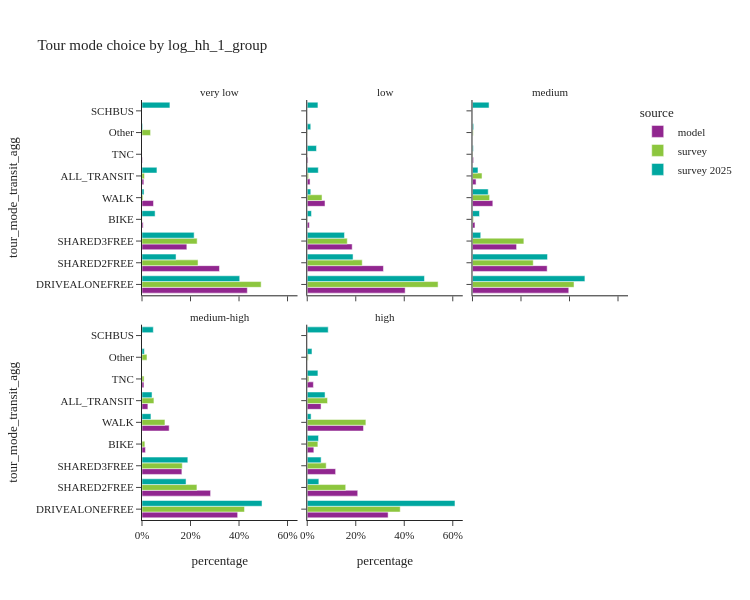
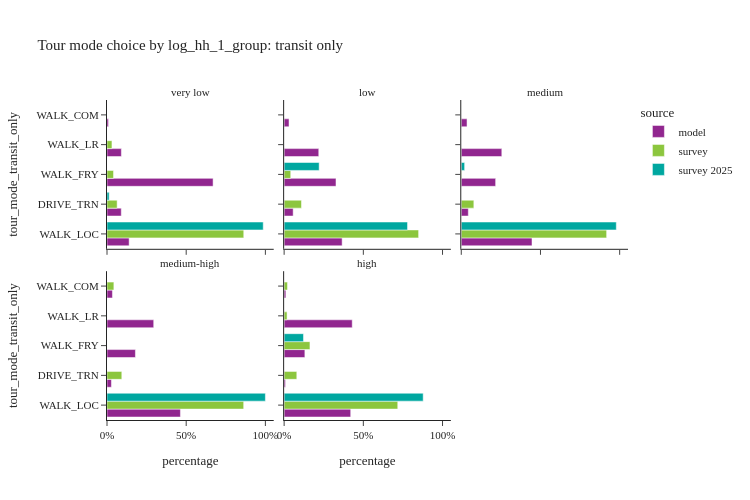

Source (notebook cell) for these figures, in order:
### Code cell
tour_mode_choice_seg(segment_col='log_hh_1_group', height=[600, 500])

### Figure 1 — Plotly figure (JSON) as saved in the notebook; plotly's stock layout.template omitted (floating-point values rounded to 4 significant figures)
{"data": [{"alignmentgroup": "True", "customdata": [[302614], [222608], [128823], [3366], [33062], [5279], [1147]], "hovertemplate": "source=model<br>log_hh_1_group=very low<br>percentage=%{x}<br>tour_mode_transit_agg=%{y}<br>sample_size=%{customdata[0]}<extra></extra>", "legendgroup": "model", "marker": {"color": "#91268F", "pattern": {"shape": ""}}, "name": "model", "offsetgroup": "model", "orientation": "h", "showlegend": true, "textposition": "auto", "type": "bar", "x": [0.4342, 0.3194, 0.1849, 0.00483, 0.04744, 0.007575, 0.001646], "xaxis": "x4", "y": ["DRIVEALONEFREE", "SHARED2FREE", "SHARED3FREE", "BIKE", "WALK", "ALL_TRANSIT", "TNC"], "yaxis": "y4"}, {"alignmentgroup": "True", "customdata": [[295517], [229972], [135645], [6373], [53624], [8495], [2398]], "hovertemplate": "source=model<br>log_hh_1_group=low<br>percentage=%{x}<br>tour_mode_transit_agg=%{y}<br>sample_size=%{customdata[0]}<extra></extra>", "legendgroup": "model", "marker": {"color": "#91268F", "pattern": {"shape": ""}}, "name": "model", "offsetgroup": "model", "orientation": "h", "showlegend": false, "textposition": "auto", "type": "bar", "x": [0.4037, 0.3142, 0.1853, 0.008706, 0.07325, 0.0116, 0.003276], "xaxis": "x5", "y": ["DRIVEALONEFREE", "SHARED2FREE", "SHARED3FREE", "BIKE", "WALK", "ALL_TRANSIT", "TNC"], "yaxis": "y5"}, {"alignmentgroup": "True", "customdata": [[575943], [446735], [263825], [14856], [121670], [21412], [6485]], "hovertemplate": "source=model<br>log_hh_1_group=medium<br>percentage=%{x}<br>tour_mode_transit_agg=%{y}<br>sample_size=%{customdata[0]}<extra></extra>", "legendgroup": "model", "marker": {"color": "#91268F", "pattern": {"shape": ""}}, "name": "model", "offsetgroup": "model", "orientation": "h", "showlegend": false, "textposition": "auto", "type": "bar", "x": [0.3969, 0.3079, 0.1818, 0.01024, 0.08386, 0.01476, 0.00447], "xaxis": "x6", "y": ["DRIVEALONEFREE", "SHARED2FREE", "SHARED3FREE", "BIKE", "WALK", "ALL_TRANSIT", "TNC"], "yaxis": "y6"}, {"alignmentgroup": "True", "customdata": [[517461], [370962], [215698], [18700], [146929], [31781], [10447]], "hovertemplate": "source=model<br>log_hh_1_group=medium-high<br>percentage=%{x}<br>tour_mode_transit_agg=%{y}<br>sample_size=%{customdata[0]}<extra></extra>", "legendgroup": "model", "marker": {"color": "#91268F", "pattern": {"shape": ""}}, "name": "model", "offsetgroup": "model", "orientation": "h", "showlegend": false, "textposition": "auto", "type": "bar", "x": [0.3944, 0.2828, 0.1644, 0.01425, 0.112, 0.02422, 0.007963], "xaxis": "x", "y": ["DRIVEALONEFREE", "SHARED2FREE", "SHARED3FREE", "BIKE", "WALK", "ALL_TRANSIT", "TNC"], "yaxis": "y"}, {"alignmentgroup": "True", "customdata": [[357452], [223110], [125424], [29155], [248678], [61027], [27188]], "hovertemplate": "source=model<br>log_hh_1_group=high<br>percentage=%{x}<br>tour_mode_transit_agg=%{y}<br>sample_size=%{customdata[0]}<extra></extra>", "legendgroup": "model", "marker": {"color": "#91268F", "pattern": {"shape": ""}}, "name": "model", "offsetgroup": "model", "orientation": "h", "showlegend": false, "textposition": "auto", "type": "bar", "x": [0.3334, 0.2081, 0.117, 0.0272, 0.232, 0.05693, 0.02536], "xaxis": "x2", "y": ["DRIVEALONEFREE", "SHARED2FREE", "SHARED3FREE", "BIKE", "WALK", "ALL_TRANSIT", "TNC"], "yaxis": "y2"}, {"alignmentgroup": "True", "customdata": [[293], [130], [91], [2], [18], [13], [14]], "hovertemplate": "source=survey<br>log_hh_1_group=very low<br>percentage=%{x}<br>tour_mode_transit_agg=%{y}<br>sample_size=%{customdata[0]}<extra></extra>", "legendgroup": "survey", "marker": {"color": "#8CC63E", "pattern": {"shape": ""}}, "name": "survey", "offsetgroup": "survey", "orientation": "h", "showlegend": true, "textposition": "auto", "type": "bar", "x": [0.4912, 0.231, 0.2274, 0.0006127, 0.004361, 0.009996, 0.03533], "xaxis": "x4", "y": ["DRIVEALONEFREE", "SHARED2FREE", "SHARED3FREE", "BIKE", "WALK", "ALL_TRANSIT", "Other"], "yaxis": "y4"}, {"alignmentgroup": "True", "customdata": [[280], [138], [92], [7], [52], [19], [2], [3]], "hovertemplate": "source=survey<br>log_hh_1_group=low<br>percentage=%{x}<br>tour_mode_transit_agg=%{y}<br>sample_size=%{customdata[0]}<extra></extra>", "legendgroup": "survey", "marker": {"color": "#8CC63E", "pattern": {"shape": ""}}, "name": "survey", "offsetgroup": "survey", "orientation": "h", "showlegend": false, "textposition": "auto", "type": "bar", "x": [0.5395, 0.2267, 0.1651, 0.001441, 0.06092, 0.005381, 7.548e-05, 0.0008666], "xaxis": "x5", "y": ["DRIVEALONEFREE", "SHARED2FREE", "SHARED3FREE", "BIKE", "WALK", "ALL_TRANSIT", "TNC", "Other"], "yaxis": "y5"}, {"alignmentgroup": "True", "customdata": [[569], [236], [183], [15], [111], [54], [4], [4]], "hovertemplate": "source=survey<br>log_hh_1_group=medium<br>percentage=%{x}<br>tour_mode_transit_agg=%{y}<br>sample_size=%{customdata[0]}<extra></extra>", "legendgroup": "survey", "marker": {"color": "#8CC63E", "pattern": {"shape": ""}}, "name": "survey", "offsetgroup": "survey", "orientation": "h", "showlegend": false, "textposition": "auto", "type": "bar", "x": [0.4186, 0.2506, 0.2119, 0.004188, 0.07059, 0.03936, 0.001612, 0.003195], "xaxis": "x6", "y": ["DRIVEALONEFREE", "SHARED2FREE", "SHARED3FREE", "BIKE", "WALK", "ALL_TRANSIT", "TNC", "Other"], "yaxis": "y6"}, {"alignmentgroup": "True", "customdata": [[592], [325], [185], [30], [171], [95], [10], [13]], "hovertemplate": "source=survey<br>log_hh_1_group=medium-high<br>percentage=%{x}<br>tour_mode_transit_agg=%{y}<br>sample_size=%{customdata[0]}<extra></extra>", "legendgroup": "survey", "marker": {"color": "#8CC63E", "pattern": {"shape": ""}}, "name": "survey", "offsetgroup": "survey", "orientation": "h", "showlegend": false, "textposition": "auto", "type": "bar", "x": [0.4227, 0.2265, 0.1661, 0.01184, 0.09464, 0.04918, 0.008557, 0.02058], "xaxis": "x", "y": ["DRIVEALONEFREE", "SHARED2FREE", "SHARED3FREE", "BIKE", "WALK", "ALL_TRANSIT", "TNC", "Other"], "yaxis": "y"}, {"alignmentgroup": "True", "customdata": [[868], [360], [189], [175], [925], [361], [26], [37]], "hovertemplate": "source=survey<br>log_hh_1_group=high<br>percentage=%{x}<br>tour_mode_transit_agg=%{y}<br>sample_size=%{customdata[0]}<extra></extra>", "legendgroup": "survey", "marker": {"color": "#8CC63E", "pattern": {"shape": ""}}, "name": "survey", "offsetgroup": "survey", "orientation": "h", "showlegend": false, "textposition": "auto", "type": "bar", "x": [0.3833, 0.1586, 0.07817, 0.04378, 0.2418, 0.08365, 0.006619, 0.004019], "xaxis": "x2", "y": ["DRIVEALONEFREE", "SHARED2FREE", "SHARED3FREE", "BIKE", "WALK", "ALL_TRANSIT", "TNC", "Other"], "yaxis": "y2"}, {"alignmentgroup": "True", "customdata": [[116], [45], [27], [5], [6], [14], [25], [2]], "hovertemplate": "source=survey 2025<br>log_hh_1_group=very low<br>percentage=%{x}<br>tour_mode_transit_agg=%{y}<br>sample_size=%{customdata[0]}<extra></extra>", "legendgroup": "survey 2025", "marker": {"color": "#00A7A0", "pattern": {"shape": ""}}, "name": "survey 2025", "offsetgroup": "survey 2025", "orientation": "h", "showlegend": true, "textposition": "auto", "type": "bar", "x": [0.4029, 0.1404, 0.215, 0.054, 0.008315, 0.06165, 0.1151, 0.002697], "xaxis": "x4", "y": ["DRIVEALONEFREE", "SHARED2FREE", "SHARED3FREE", "BIKE", "WALK", "ALL_TRANSIT", "SCHBUS", "Other"], "yaxis": "y4"}, {"alignmentgroup": "True", "customdata": [[85], [32], [22], [3], [7], [10], [15], [1], [3]], "hovertemplate": "source=survey 2025<br>log_hh_1_group=low<br>percentage=%{x}<br>tour_mode_transit_agg=%{y}<br>sample_size=%{customdata[0]}<extra></extra>", "legendgroup": "survey 2025", "marker": {"color": "#00A7A0", "pattern": {"shape": ""}}, "name": "survey 2025", "offsetgroup": "survey 2025", "orientation": "h", "showlegend": false, "textposition": "auto", "type": "bar", "x": [0.4834, 0.1889, 0.1535, 0.01742, 0.0146, 0.04558, 0.04407, 0.0381, 0.01446], "xaxis": "x5", "y": ["DRIVEALONEFREE", "SHARED2FREE", "SHARED3FREE", "BIKE", "WALK", "ALL_TRANSIT", "SCHBUS", "TNC", "Other"], "yaxis": "y5"}, {"alignmentgroup": "True", "customdata": [[147], [59], [18], [5], [14], [13], [22], [1], [5]], "hovertemplate": "source=survey 2025<br>log_hh_1_group=medium<br>percentage=%{x}<br>tour_mode_transit_agg=%{y}<br>sample_size=%{customdata[0]}<extra></extra>", "legendgroup": "survey 2025", "marker": {"color": "#00A7A0", "pattern": {"shape": ""}}, "name": "survey 2025", "offsetgroup": "survey 2025", "orientation": "h", "showlegend": false, "textposition": "auto", "type": "bar", "x": [0.4635, 0.3093, 0.03404, 0.02894, 0.06495, 0.02268, 0.06839, 0.00336, 0.004825], "xaxis": "x6", "y": ["DRIVEALONEFREE", "SHARED2FREE", "SHARED3FREE", "BIKE", "WALK", "ALL_TRANSIT", "SCHBUS", "TNC", "Other"], "yaxis": "y6"}, {"alignmentgroup": "True", "customdata": [[99], [33], [31], [10], [14], [14], [5]], "hovertemplate": "source=survey 2025<br>log_hh_1_group=medium-high<br>percentage=%{x}<br>tour_mode_transit_agg=%{y}<br>sample_size=%{customdata[0]}<extra></extra>", "legendgroup": "survey 2025", "marker": {"color": "#00A7A0", "pattern": {"shape": ""}}, "name": "survey 2025", "offsetgroup": "survey 2025", "orientation": "h", "showlegend": false, "textposition": "auto", "type": "bar", "x": [0.4948, 0.1816, 0.1889, 0.03688, 0.0414, 0.04669, 0.009669], "xaxis": "x", "y": ["DRIVEALONEFREE", "SHARED2FREE", "SHARED3FREE", "WALK", "ALL_TRANSIT", "SCHBUS", "Other"], "yaxis": "y"}, {"alignmentgroup": "True", "customdata": [[52], [9], [4], [3], [5], [11], [5], [1], [3]], "hovertemplate": "source=survey 2025<br>log_hh_1_group=high<br>percentage=%{x}<br>tour_mode_transit_agg=%{y}<br>sample_size=%{customdata[0]}<extra></extra>", "legendgroup": "survey 2025", "marker": {"color": "#00A7A0", "pattern": {"shape": ""}}, "name": "survey 2025", "offsetgroup": "survey 2025", "orientation": "h", "showlegend": false, "textposition": "auto", "type": "bar", "x": [0.6091, 0.04786, 0.05727, 0.04646, 0.01586, 0.07342, 0.08645, 0.04402, 0.01952], "xaxis": "x2", "y": ["DRIVEALONEFREE", "SHARED2FREE", "SHARED3FREE", "BIKE", "WALK", "ALL_TRANSIT", "SCHBUS", "TNC", "Other"], "yaxis": "y2"}], "layout": {"annotations": [{"font": {}, "showarrow": false, "text": "medium-high", "x": 0.16, "xanchor": "center", "xref": "paper", "y": 0.465, "yanchor": "bottom", "yref": "paper"}, {"font": {}, "showarrow": false, "text": "high", "x": 0.5, "xanchor": "center", "xref": "paper", "y": 0.465, "yanchor": "bottom", "yref": "paper"}, {"font": {}, "showarrow": false, "text": "very low", "x": 0.16, "xanchor": "center", "xref": "paper", "y": 1.0, "yanchor": "bottom", "yref": "paper"}, {"font": {}, "showarrow": false, "text": "low", "x": 0.5, "xanchor": "center", "xref": "paper", "y": 1.0, "yanchor": "bottom", "yref": "paper"}, {"font": {}, "showarrow": false, "text": "medium", "x": 0.84, "xanchor": "center", "xref": "paper", "y": 1.0, "yanchor": "bottom", "yref": "paper"}], "barmode": "group", "height": 600, "legend": {"title": {"text": "source"}, "tracegroupgap": 0}, "title": {"text": "Tour mode choice by log_hh_1_group"}, "width": 750, "xaxis": {"anchor": "y", "domain": [0.0, 0.32], "tickformat": ".0%", "title": {"text": "percentage"}}, "xaxis2": {"anchor": "y2", "domain": [0.34, 0.66], "matches": "x", "tickformat": ".0%", "title": {"text": "percentage"}}, "xaxis3": {"anchor": "y3", "domain": [0.68, 1.0], "matches": "x", "title": {"text": "percentage"}}, "xaxis4": {"anchor": "y4", "domain": [0.0, 0.32], "matches": "x", "showticklabels": false}, "xaxis5": {"anchor": "y5", "domain": [0.34, 0.66], "matches": "x", "showticklabels": false}, "xaxis6": {"anchor": "y6", "domain": [0.68, 1.0], "matches": "x", "showticklabels": false}, "yaxis": {"anchor": "x", "domain": [0.0, 0.465], "title": {"text": "tour_mode_transit_agg"}}, "yaxis2": {"anchor": "x2", "domain": [0.0, 0.465], "matches": "y", "showticklabels": false}, "yaxis3": {"anchor": "x3", "domain": [0.0, 0.465], "matches": "y", "showticklabels": false}, "yaxis4": {"anchor": "x4", "domain": [0.535, 1.0], "matches": "y", "title": {"text": "tour_mode_transit_agg"}}, "yaxis5": {"anchor": "x5", "domain": [0.535, 1.0], "matches": "y", "showticklabels": false}, "yaxis6": {"anchor": "x6", "domain": [0.535, 1.0], "matches": "y", "showticklabels": false}}}

### Figure 2 — Plotly figure (JSON) as saved in the notebook; plotly's stock layout.template omitted (floating-point values rounded to 4 significant figures)
{"data": [{"alignmentgroup": "True", "customdata": [[738], [476], [3536], [479], [50]], "hovertemplate": "source=model<br>log_hh_1_group=very low<br>percentage=%{x}<br>tour_mode_transit_only=%{y}<br>sample_size=%{customdata[0]}<extra></extra>", "legendgroup": "model", "marker": {"color": "#91268F", "pattern": {"shape": ""}}, "name": "model", "offsetgroup": "model", "orientation": "h", "showlegend": true, "textposition": "auto", "type": "bar", "x": [0.1398, 0.09017, 0.6698, 0.09074, 0.009471], "xaxis": "x4", "y": ["WALK_LOC", "DRIVE_TRN", "WALK_FRY", "WALK_LR", "WALK_COM"], "yaxis": "y4"}, {"alignmentgroup": "True", "customdata": [[3111], [484], [2781], [1857], [262]], "hovertemplate": "source=model<br>log_hh_1_group=low<br>percentage=%{x}<br>tour_mode_transit_only=%{y}<br>sample_size=%{customdata[0]}<extra></extra>", "legendgroup": "model", "marker": {"color": "#91268F", "pattern": {"shape": ""}}, "name": "model", "offsetgroup": "model", "orientation": "h", "showlegend": false, "textposition": "auto", "type": "bar", "x": [0.3662, 0.05697, 0.3274, 0.2186, 0.03084], "xaxis": "x5", "y": ["WALK_LOC", "DRIVE_TRN", "WALK_FRY", "WALK_LR", "WALK_COM"], "yaxis": "y5"}, {"alignmentgroup": "True", "customdata": [[9560], [950], [4645], [5479], [778]], "hovertemplate": "source=model<br>log_hh_1_group=medium<br>percentage=%{x}<br>tour_mode_transit_only=%{y}<br>sample_size=%{customdata[0]}<extra></extra>", "legendgroup": "model", "marker": {"color": "#91268F", "pattern": {"shape": ""}}, "name": "model", "offsetgroup": "model", "orientation": "h", "showlegend": false, "textposition": "auto", "type": "bar", "x": [0.4465, 0.04437, 0.2169, 0.2559, 0.03633], "xaxis": "x6", "y": ["WALK_LOC", "DRIVE_TRN", "WALK_FRY", "WALK_LR", "WALK_COM"], "yaxis": "y6"}, {"alignmentgroup": "True", "customdata": [[14733], [885], [5700], [9373], [1090]], "hovertemplate": "source=model<br>log_hh_1_group=medium-high<br>percentage=%{x}<br>tour_mode_transit_only=%{y}<br>sample_size=%{customdata[0]}<extra></extra>", "legendgroup": "model", "marker": {"color": "#91268F", "pattern": {"shape": ""}}, "name": "model", "offsetgroup": "model", "orientation": "h", "showlegend": false, "textposition": "auto", "type": "bar", "x": [0.4636, 0.02785, 0.1794, 0.2949, 0.0343], "xaxis": "x", "y": ["WALK_LOC", "DRIVE_TRN", "WALK_FRY", "WALK_LR", "WALK_COM"], "yaxis": "y"}, {"alignmentgroup": "True", "customdata": [[25644], [502], [7986], [26237], [658]], "hovertemplate": "source=model<br>log_hh_1_group=high<br>percentage=%{x}<br>tour_mode_transit_only=%{y}<br>sample_size=%{customdata[0]}<extra></extra>", "legendgroup": "model", "marker": {"color": "#91268F", "pattern": {"shape": ""}}, "name": "model", "offsetgroup": "model", "orientation": "h", "showlegend": false, "textposition": "auto", "type": "bar", "x": [0.4202, 0.008226, 0.1309, 0.4299, 0.01078], "xaxis": "x2", "y": ["WALK_LOC", "DRIVE_TRN", "WALK_FRY", "WALK_LR", "WALK_COM"], "yaxis": "y2"}, {"alignmentgroup": "True", "customdata": [[5], [4], [3], [1]], "hovertemplate": "source=survey<br>log_hh_1_group=very low<br>percentage=%{x}<br>tour_mode_transit_only=%{y}<br>sample_size=%{customdata[0]}<extra></extra>", "legendgroup": "survey", "marker": {"color": "#8CC63E", "pattern": {"shape": ""}}, "name": "survey", "offsetgroup": "survey", "orientation": "h", "showlegend": true, "textposition": "auto", "type": "bar", "x": [0.8635, 0.06402, 0.04121, 0.03127], "xaxis": "x4", "y": ["WALK_LOC", "DRIVE_TRN", "WALK_FRY", "WALK_LR"], "yaxis": "y4"}, {"alignmentgroup": "True", "customdata": [[14], [3], [2]], "hovertemplate": "source=survey<br>log_hh_1_group=low<br>percentage=%{x}<br>tour_mode_transit_only=%{y}<br>sample_size=%{customdata[0]}<extra></extra>", "legendgroup": "survey", "marker": {"color": "#8CC63E", "pattern": {"shape": ""}}, "name": "survey", "offsetgroup": "survey", "orientation": "h", "showlegend": false, "textposition": "auto", "type": "bar", "x": [0.849, 0.1094, 0.04159], "xaxis": "x5", "y": ["WALK_LOC", "DRIVE_TRN", "WALK_FRY"], "yaxis": "y5"}, {"alignmentgroup": "True", "customdata": [[50], [3], [1]], "hovertemplate": "source=survey<br>log_hh_1_group=medium<br>percentage=%{x}<br>tour_mode_transit_only=%{y}<br>sample_size=%{customdata[0]}<extra></extra>", "legendgroup": "survey", "marker": {"color": "#8CC63E", "pattern": {"shape": ""}}, "name": "survey", "offsetgroup": "survey", "orientation": "h", "showlegend": false, "textposition": "auto", "type": "bar", "x": [0.9177, 0.07938, 0.002913], "xaxis": "x6", "y": ["WALK_LOC", "DRIVE_TRN", "WALK_FRY"], "yaxis": "y6"}, {"alignmentgroup": "True", "customdata": [[82], [8], [3], [2]], "hovertemplate": "source=survey<br>log_hh_1_group=medium-high<br>percentage=%{x}<br>tour_mode_transit_only=%{y}<br>sample_size=%{customdata[0]}<extra></extra>", "legendgroup": "survey", "marker": {"color": "#8CC63E", "pattern": {"shape": ""}}, "name": "survey", "offsetgroup": "survey", "orientation": "h", "showlegend": false, "textposition": "auto", "type": "bar", "x": [0.863, 0.09347, 0.0001563, 0.04339], "xaxis": "x", "y": ["WALK_LOC", "DRIVE_TRN", "WALK_LR", "WALK_COM"], "yaxis": "y"}, {"alignmentgroup": "True", "customdata": [[320], [15], [5], [18], [3]], "hovertemplate": "source=survey<br>log_hh_1_group=high<br>percentage=%{x}<br>tour_mode_transit_only=%{y}<br>sample_size=%{customdata[0]}<extra></extra>", "legendgroup": "survey", "marker": {"color": "#8CC63E", "pattern": {"shape": ""}}, "name": "survey", "offsetgroup": "survey", "orientation": "h", "showlegend": false, "textposition": "auto", "type": "bar", "x": [0.7173, 0.07994, 0.163, 0.01851, 0.02127], "xaxis": "x2", "y": ["WALK_LOC", "DRIVE_TRN", "WALK_FRY", "WALK_LR", "WALK_COM"], "yaxis": "y2"}, {"alignmentgroup": "True", "customdata": [[13], [1]], "hovertemplate": "source=survey 2025<br>log_hh_1_group=very low<br>percentage=%{x}<br>tour_mode_transit_only=%{y}<br>sample_size=%{customdata[0]}<extra></extra>", "legendgroup": "survey 2025", "marker": {"color": "#00A7A0", "pattern": {"shape": ""}}, "name": "survey 2025", "offsetgroup": "survey 2025", "orientation": "h", "showlegend": true, "textposition": "auto", "type": "bar", "x": [0.9864, 0.01358], "xaxis": "x4", "y": ["WALK_LOC", "DRIVE_TRN"], "yaxis": "y4"}, {"alignmentgroup": "True", "customdata": [[9], [1]], "hovertemplate": "source=survey 2025<br>log_hh_1_group=low<br>percentage=%{x}<br>tour_mode_transit_only=%{y}<br>sample_size=%{customdata[0]}<extra></extra>", "legendgroup": "survey 2025", "marker": {"color": "#00A7A0", "pattern": {"shape": ""}}, "name": "survey 2025", "offsetgroup": "survey 2025", "orientation": "h", "showlegend": false, "textposition": "auto", "type": "bar", "x": [0.779, 0.221], "xaxis": "x5", "y": ["WALK_LOC", "WALK_FRY"], "yaxis": "y5"}, {"alignmentgroup": "True", "customdata": [[12], [1]], "hovertemplate": "source=survey 2025<br>log_hh_1_group=medium<br>percentage=%{x}<br>tour_mode_transit_only=%{y}<br>sample_size=%{customdata[0]}<extra></extra>", "legendgroup": "survey 2025", "marker": {"color": "#00A7A0", "pattern": {"shape": ""}}, "name": "survey 2025", "offsetgroup": "survey 2025", "orientation": "h", "showlegend": false, "textposition": "auto", "type": "bar", "x": [0.9789, 0.02115], "xaxis": "x6", "y": ["WALK_LOC", "WALK_FRY"], "yaxis": "y6"}, {"alignmentgroup": "True", "customdata": [[14]], "hovertemplate": "source=survey 2025<br>log_hh_1_group=medium-high<br>percentage=%{x}<br>tour_mode_transit_only=%{y}<br>sample_size=%{customdata[0]}<extra></extra>", "legendgroup": "survey 2025", "marker": {"color": "#00A7A0", "pattern": {"shape": ""}}, "name": "survey 2025", "offsetgroup": "survey 2025", "orientation": "h", "showlegend": false, "textposition": "auto", "type": "bar", "x": [1.0], "xaxis": "x", "y": ["WALK_LOC"], "yaxis": "y"}, {"alignmentgroup": "True", "customdata": [[10], [1]], "hovertemplate": "source=survey 2025<br>log_hh_1_group=high<br>percentage=%{x}<br>tour_mode_transit_only=%{y}<br>sample_size=%{customdata[0]}<extra></extra>", "legendgroup": "survey 2025", "marker": {"color": "#00A7A0", "pattern": {"shape": ""}}, "name": "survey 2025", "offsetgroup": "survey 2025", "orientation": "h", "showlegend": false, "textposition": "auto", "type": "bar", "x": [0.8779, 0.1221], "xaxis": "x2", "y": ["WALK_LOC", "WALK_FRY"], "yaxis": "y2"}], "layout": {"annotations": [{"font": {}, "showarrow": false, "text": "medium-high", "x": 0.16, "xanchor": "center", "xref": "paper", "y": 0.465, "yanchor": "bottom", "yref": "paper"}, {"font": {}, "showarrow": false, "text": "high", "x": 0.5, "xanchor": "center", "xref": "paper", "y": 0.465, "yanchor": "bottom", "yref": "paper"}, {"font": {}, "showarrow": false, "text": "very low", "x": 0.16, "xanchor": "center", "xref": "paper", "y": 1.0, "yanchor": "bottom", "yref": "paper"}, {"font": {}, "showarrow": false, "text": "low", "x": 0.5, "xanchor": "center", "xref": "paper", "y": 1.0, "yanchor": "bottom", "yref": "paper"}, {"font": {}, "showarrow": false, "text": "medium", "x": 0.84, "xanchor": "center", "xref": "paper", "y": 1.0, "yanchor": "bottom", "yref": "paper"}], "barmode": "group", "height": 500, "legend": {"title": {"text": "source"}, "tracegroupgap": 0}, "title": {"text": "Tour mode choice by log_hh_1_group: transit only"}, "width": 750, "xaxis": {"anchor": "y", "domain": [0.0, 0.32], "tickformat": ".0%", "title": {"text": "percentage"}}, "xaxis2": {"anchor": "y2", "domain": [0.34, 0.66], "matches": "x", "tickformat": ".0%", "title": {"text": "percentage"}}, "xaxis3": {"anchor": "y3", "domain": [0.68, 1.0], "matches": "x", "title": {"text": "percentage"}}, "xaxis4": {"anchor": "y4", "domain": [0.0, 0.32], "matches": "x", "showticklabels": false}, "xaxis5": {"anchor": "y5", "domain": [0.34, 0.66], "matches": "x", "showticklabels": false}, "xaxis6": {"anchor": "y6", "domain": [0.68, 1.0], "matches": "x", "showticklabels": false}, "yaxis": {"anchor": "x", "domain": [0.0, 0.465], "title": {"text": "tour_mode_transit_only"}}, "yaxis2": {"anchor": "x2", "domain": [0.0, 0.465], "matches": "y", "showticklabels": false}, "yaxis3": {"anchor": "x3", "domain": [0.0, 0.465], "matches": "y", "showticklabels": false}, "yaxis4": {"anchor": "x4", "domain": [0.535, 1.0], "matches": "y", "title": {"text": "tour_mode_transit_only"}}, "yaxis5": {"anchor": "x5", "domain": [0.535, 1.0], "matches": "y", "showticklabels": false}, "yaxis6": {"anchor": "x6", "domain": [0.535, 1.0], "matches": "y", "showticklabels": false}}}
